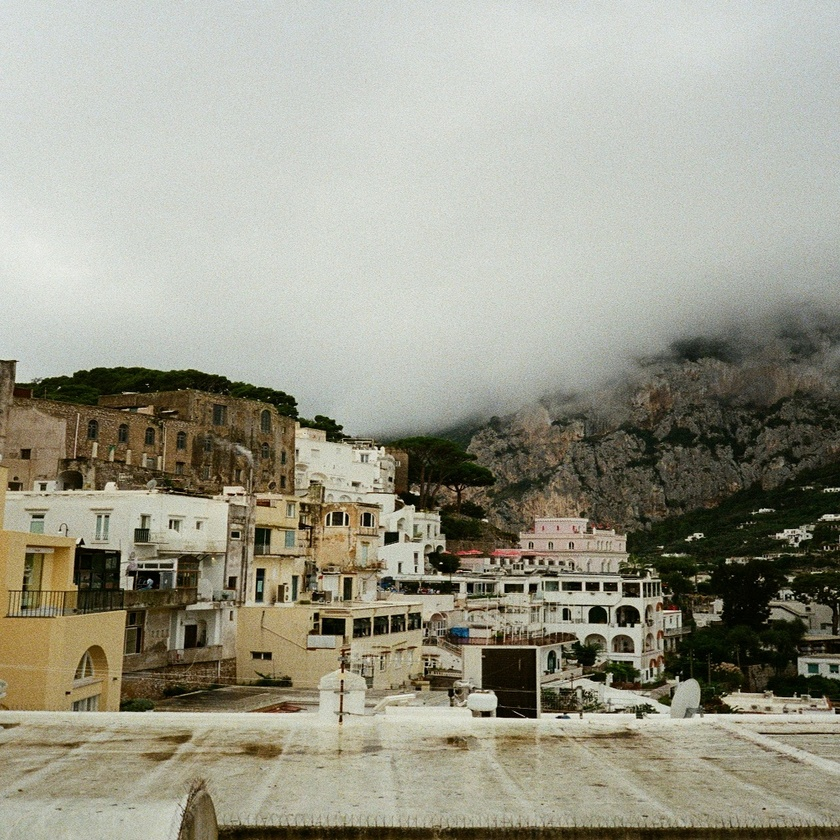
#> input picture assignment3/buildings.jpg, 840 x 840 px, shrunk from 1024 x 1024 before the run
$ jupyter execute assignment3.ipynb
#> lines starting #> are read from the running program, lines starting #| are printed output that depends on the picture
[cell 1]
import numpy as np
import matplotlib.pyplot as plt
from PIL import Image
import cv2
import os

[cell 2]
builing = Image.open('buildings.jpg')
#> builing is the input picture: PIL image 840x840 RGB; mean R, G, B 154.4, 153.3, 137.9
builing = np.array(builing)
plt.imshow(builing)
plt.axis('off')
plt.show()

[cell 3]
builing.shape
#> Out = (840, 840, 3)

[cell 4]
M = 256
PI = np.pi

# Each needs its own copy
x1 = np.zeros((M, M))
x2 = np.zeros((M, M))
x3 = np.zeros((M, M))

# Horizontal sinusoid
for m in range(M):
    x1[m, :] = np.sin(PI * m * 24 / M)

# Vertical sinusoid
for n in range(M):
    x2[:, n] = np.sin(PI * n * 16 / M)

# Diagonal sinusoid
for m in range(M):
    for n in range(M):
        x3[m, n] = np.sin(2 * PI * (6 * m + 10 * n) / M)

# Combine
x = np.mean([x1, x2, x3], axis=0)

[cell 5]
DFT = np.fft.fftshift(np.fft.fft2(x))
DFT_abs = np.abs(DFT)
# full_scale = (DFT_abs-np.min(DFT_abs))/(np.max(DFT_abs) - np.min(DFT_abs))
# full_scale = full_scale.astype(np.uint8)
# full_scale = np.log(1 + full_scale**0.001)
DFT_log = np.log(1 + DFT_abs**0.01)

[cell 6]
plt.figure(figsize=(8,6))
plt.subplot(2,3,1)
plt.imshow(x1,cmap='gray')
plt.title('x1')
plt.axis('off')
plt.subplot(2,3,2)
plt.imshow(x2,cmap='gray')
plt.title('x2')
plt.axis('off')
plt.subplot(2,3,3)
plt.imshow(x3,cmap='gray')
plt.title('x3')
plt.axis('off')
plt.subplot(2,3,4)
plt.imshow(x,cmap='gray')
plt.title('x')
plt.axis('off')
plt.subplot(2,3,5)
plt.imshow(DFT_log,cmap='gray')
plt.title('DFT abs')
plt.axis('off')

plt.tight_layout(pad=0.2, w_pad=0.2, h_pad=0.2)
plt.show()
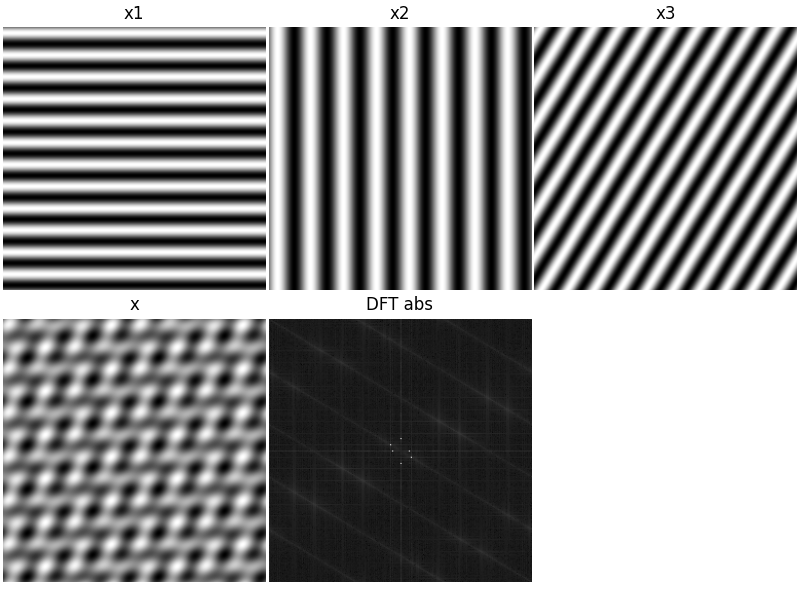
#> figure drawn by matplotlib, 5 panels

### (b) Design directional filters of size M ×M

[cell 7]
def directional_filter(M, W1,W2):
    """
    Create a directional filter of size MxM with passband between angles W1 and W2 (in degrees).
    """
    # Convert angles from degrees to radians
    W1 = np.deg2rad(W1)
    W2 = np.deg2rad(W2)

    # Create a grid of (u,v) coordinates
    u = np.arange(-M//2, M//2)
    v = np.arange(-M//2, M//2)
    U, V = np.meshgrid(u, v) # Create a grid of (u,v) coordinates (M x M)

    # Calculate the angle of each point in the frequency domain
    angle = np.arctan2(V, U) # Angle in radians

    # Create the directional filter
    D = np.zeros((M, M))
    #If the angle is within the bandwidth, set to 1
    if W1 < W2:
        D[(angle >= W1) & (angle <= W2)] = 1
    else:
        D[(angle >= W1) | (angle <= W2)] = 1
    return D.astype(np.uint8)

[cell 8]
H1 = directional_filter(M, -20, 20)
H2 = directional_filter(M, 70, 110)
H3 = directional_filter(M, 25, 65)
H4 = H1 + H2 + H3
H4[H4 > 1] = 1  #Elementwise maximum value of 1
plt.figure(figsize=(5,5))
plt.subplot(2,2,1)
plt.imshow(H1, cmap='gray')
plt.title('H1: -20 to 20 degrees')
plt.axis('off')
plt.subplot(2,2,2)
plt.imshow(H2, cmap='gray')
plt.title('H2: 70 to 110 degrees')
plt.axis('off')
plt.subplot(2,2,3)
plt.imshow(H3, cmap='gray')
plt.title('H3: 25 to 65 degrees')
plt.axis('off')
plt.subplot(2,2,4)
plt.imshow(H4, cmap='gray')
plt.title('H4: Combined Filter')
plt.axis('off')
plt.tight_layout()
plt.show()
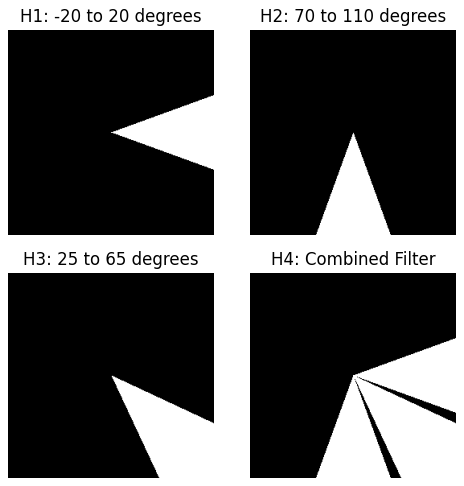
#> figure drawn by matplotlib, 4 panels

[cell 9]
def display_image(img1, img2, img3, img4, img5, filter_name=''):
    fig, axes = plt.subplots(2, 3, figsize=(9, 7))
    fig.suptitle(f'Directional Filtering using filter {filter_name}', fontsize=14, y=0.95)
    ax = axes.ravel()

    images = [img1, img2, img3, img4, img5]
    titles = [
        "Original Image",
        "Original Image Magnitude Spectrum",
        "Directional Filter Magnitude Spectrum",
        "Filtered Magnitude Spectrum",
        "Reconstructed Filtered Image"
    ]

    for i in range(len(images)):
        ax[i].imshow(images[i], cmap='gray')
        ax[i].set_title(titles[i], fontsize=10)
        ax[i].axis('off')

    # Hide the empty 6th subplot
    fig.delaxes(ax[5])

    # Make the layout tight and compact
    plt.subplots_adjust(
        left=0.03, right=0.97, top=0.90, bottom=0.03,
        wspace=0.1, hspace=0.15
    )

    plt.show()

[cell 10]
def directional_filter_image(image,dir_filter):
    M, N = image.shape
    # Compute the 2D DFT of the image and shift the zero frequency component to the center
    DFT = np.fft.fftshift(np.fft.fft2(image))
    DFT_abs = np.abs(DFT)
    DFT_log = np.log(1 + DFT_abs**0.01)

    # Apply the directional filter in the frequency domain
    filtered_DFT = DFT * dir_filter
    filtered_DFT_abs = np.abs(filtered_DFT)
    filtered_DFT_log = np.log(1 + filtered_DFT_abs**0.05)
    #Filtered magnitude spectrum
    # filter_magnitude_spectrum = dir_filter
    # Reconstruct the filtered image using the inverse 2D DFT
    reconstructed_image = np.fft.ifft2(np.fft.ifftshift(filtered_DFT))
    reconstructed_image = np.abs(reconstructed_image)
    reconstructed_image = (reconstructed_image - np.min(reconstructed_image)) / (np.max(reconstructed_image) - np.min(reconstructed_image))

    return image, DFT_log,dir_filter, filtered_DFT_log, reconstructed_image

[cell 11]
image = x
filters = [H1, H2, H3, H4]
reconstructed_images = []

[cell 12]
for i,filter in enumerate(filters):
    orig_img, orig_mag_spec, filter, filtered_mag_spec, recon_img = directional_filter_image(image, filter)
    reconstructed_images.append(recon_img)
    display_image(orig_img, orig_mag_spec, filter, filtered_mag_spec, recon_img, filter_name=(f'H{i+1}'))
#> this loop made 4 passes
#> pass 1, in display_image, `plt.show()`:
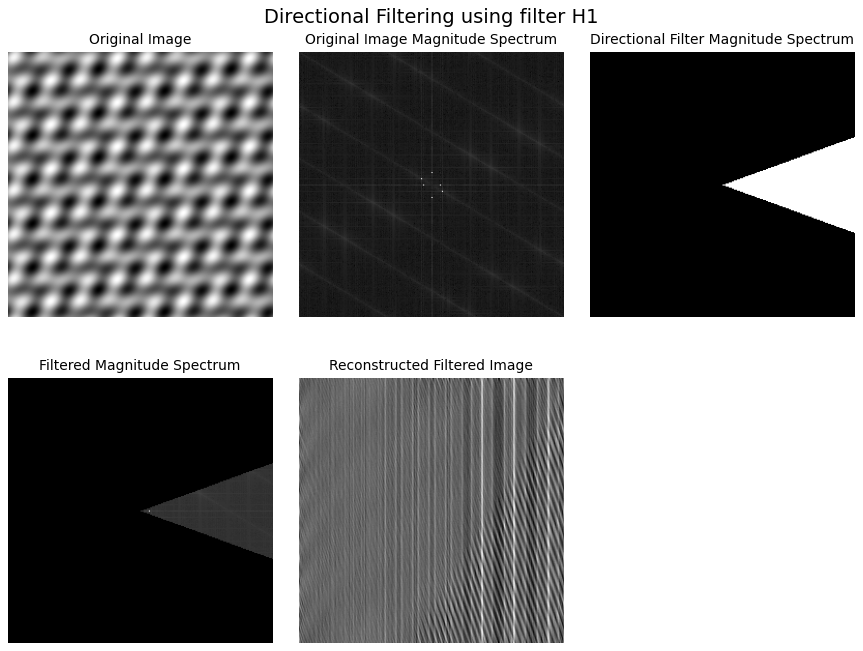
#> figure drawn by matplotlib, 5 panels
#> pass 2, in display_image (call 2), `plt.show()`:
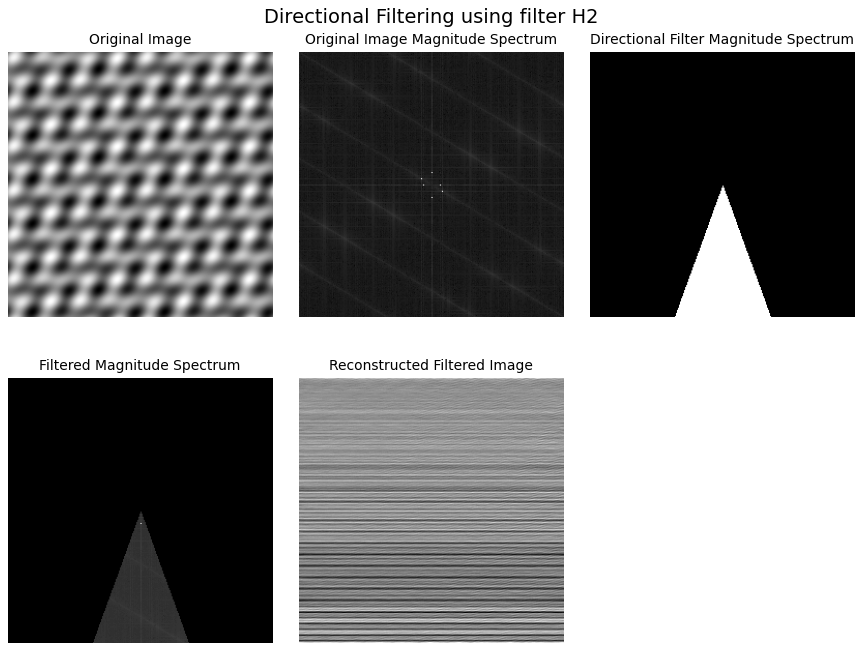
#> figure drawn by matplotlib, 5 panels

### C. Compute Mean Squared Error(MSE)

[cell 13]
mse = []
for recon_img in reconstructed_images:
    error = np.mean((image - recon_img) ** 2)
    mse.append(error)

[cell 14]
plt.figure(figsize=(8,5))
plt.bar(['H1', 'H2', 'H3', 'H4'], mse, color=['blue', 'orange', 'green', 'red'])
plt.xlabel('Filters', fontsize=12)
plt.grid(axis='y', linestyle='--', alpha=0.7)
plt.ylabel('Mean Squared Error (MSE)', fontsize=12)
plt.title('MSE between Original and Reconstructed Images for Different Filters', fontdict={'fontsize': 14})
plt.show()
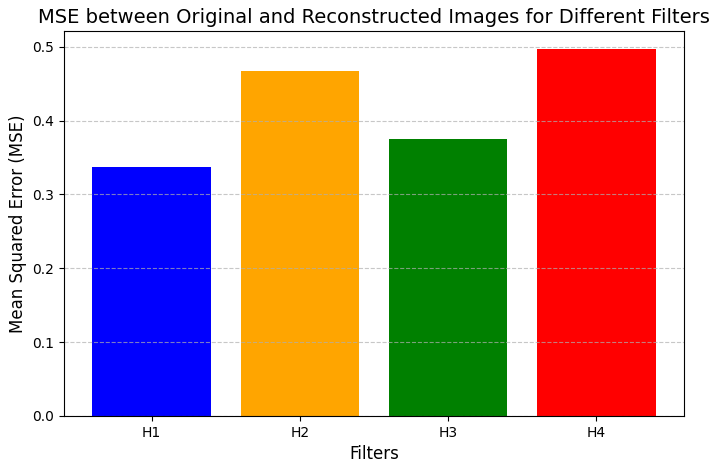
#> figure drawn by matplotlib, 1 panel; tallest bar 0.496 high, from x = 2.6 to 3.4

## Gaussian Blurring and Inverse Filtering:

[cell 15]
x = np.arange(-6,7)
y = np.arange(-6,7)
X, Y = np.meshgrid(x, y)
sigma = 2.5
G = np.exp(-(X**2 + Y**2) / (2 * sigma **2))/np.sum(np.exp(-(X**2 + Y**2) / (2 * sigma **2)))

[cell 16]
plt.figure(figsize=(5,5))
plt.imshow(G, cmap='gray')
plt.title('Gaussian Filter (sigma=2.5)', fontsize=14)
plt.axis('off')
plt.show()
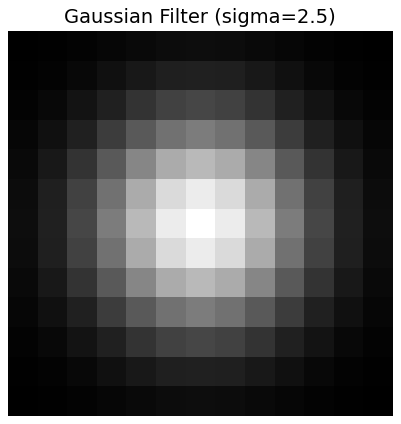
#> figure drawn by matplotlib, 1 panel

[cell 17]
F = np.fft.fftn(builing)

[cell 18]
def convolve2d(image, kernel):
    M,N, C  = image.shape
#> M = 840; N = 840; C = 3
    kM, kN = kernel.shape
    padded_image = np.pad(image, ((M//2, M//2), (N//2, N//2),(0,0)))
    output = np.zeros_like(image, dtype=np.float32)

    # Perform convolution
    for i in range(N):
        for j in range(N):
            for c in range(C):
                region = padded_image[i:i + kM, j:j + kN, c]
                output[i, j,c] =np.sum(region * kernel)

    return output

[cell 19]
freq_domain_blur = convolve2d(F, G)

[cell 20]
plt.figure(figsize=(8,5))
plt.subplot(1,2,1)
plt.imshow(builing)
plt.title('Original Image', fontsize=14)
plt.axis('off')
plt.subplot(1,2,2)
plt.imshow(np.abs(freq_domain_blur).astype(np.uint8))
plt.title('Blurred Image (Gaussian Filter)', fontsize=14)
plt.axis('off')
plt.show()
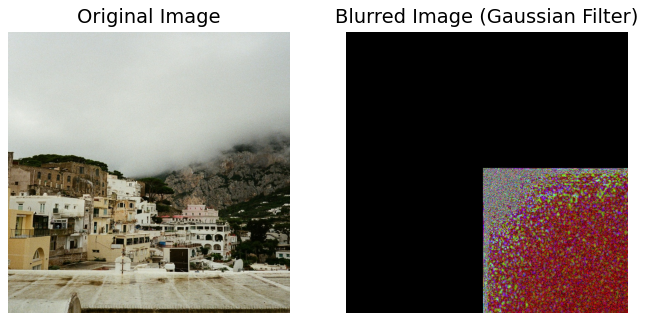
#> figure drawn by matplotlib, 2 panels

[cell 21]
from mpl_toolkits.mplot3d import Axes3D
F_magnitude = np.abs(F)
threshold = np.percentile(F_magnitude, 99.9)
#> threshold = 595220.6
x, y, z = np.where(F_magnitude > threshold)
#> x = 2117 values from 0 to 839; y = 2117 values, max 839 at index 92, min 0 at index 0, mean 378.1; z = 2117 values, max 2 at index 2, min 0 at index 0, mean 0.0595

fig = plt.figure(figsize=(8,8))
ax = fig.add_subplot(111, projection='3d')
ax.scatter(x, y, z, s=1, alpha=0.1)
plt.title("3D FFT Magnitude Points")
plt.show()
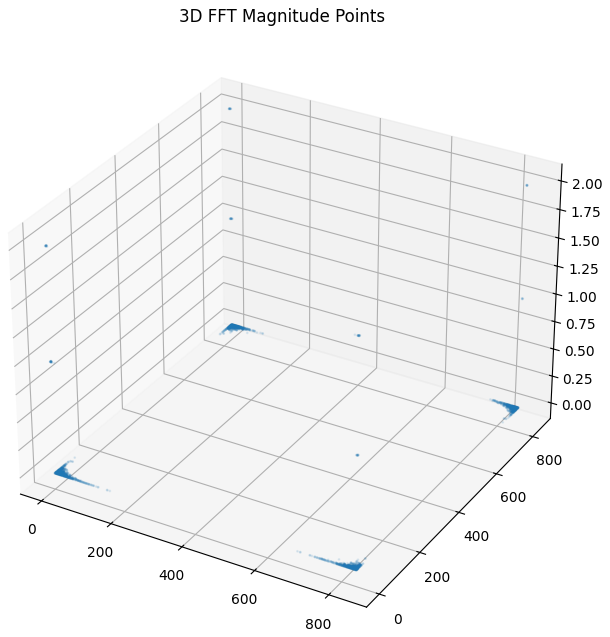
#> figure drawn by matplotlib, 1 panel
